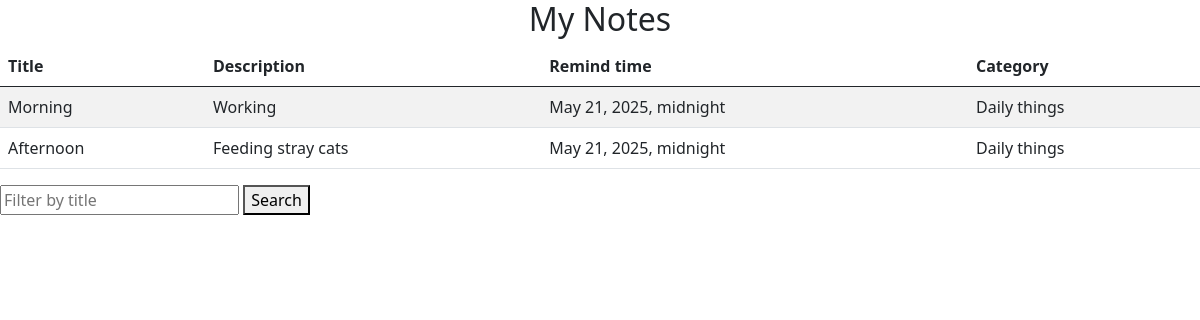
Before: /notes/ with the older database file.
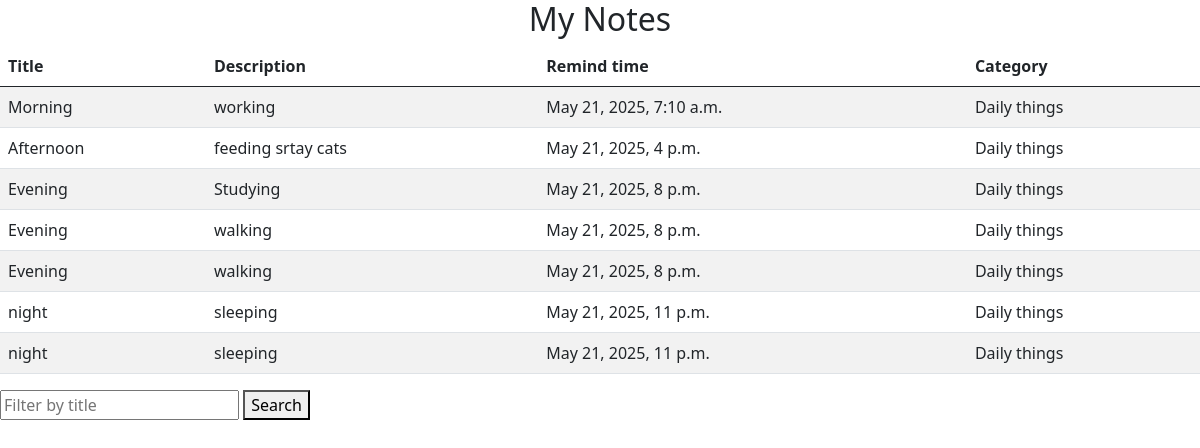
After: the same page with the newer database file.
### notes/models.py (models this page shows, shortened)
class Note(models.Model):
    title = models.CharField(max_length=50)
    text = models.CharField(max_length=200)
    reminder = models.DateTimeField(default=timezone.now)
    category = models.ForeignKey(Category, on_delete=models.CASCADE, related_name='notes')

class Category(models.Model):
    title = models.CharField(max_length=50)
    def __str__(self):
        return f"{self.title}"

### notes/views.py (the view)
# urls.py: path('notes/', note_list),
def note_list(request):
    notes = Note.objects.all().select_related("category")
    return render(request, 'my_notes.html', {'notes': notes})

### templates/my_notes.html (shortened to what this page needs)
{% load static %}
<!DOCTYPE html>
<html lang="en">
<head>
    <link href="https://cdn.jsdelivr.net/npm/bootstrap@5.0.2/dist/css/bootstrap.min.css" rel="stylesheet"
>
    <link rel="stylesheet" href="{% static 'css/styles.css' %}">
</head>
<body>
<div class="container-inner">
        <h2>My Notes</h2>
        <table class="table table-striped">
            <thead>
            <tr>
                <th>Title</th>
                <th>Description</th>
                <th>Remind time</th>
                <th>Category</th>
            </tr>
            </thead>
            {% for note in notes %}
            <tr>
                <td>{{note.title}}</td>
                <td>{{note.text}}</td>
                <td>{{note.reminder}}</td>
                <td>{{note.category}}</td>
            </tr>
            {% endfor %}
        </table>
</div>
<form>
    <input type="text" name="search" placeholder="Filter by title">
    <button type="submit">Search</button>
</form>
</body>
</html>

### static/css/styles.css (style rules this page uses)
.container-inner { display: flex; align-items: center; justify-content: center; flex-direction: column; width: 100%; }
h2 { text-align: center; }

Changed rows visible on the page:
changed Note "Morning": text "Working" → "working"; reminder "May 21, 2025, midnight" → "May 21, 2025, 7:10 a.m."
changed Note "Afternoon": text "Feeding stray cats" → "feeding srtay cats"; reminder "May 21, 2025, midnight" → "May 21, 2025, 4 p.m."
added Note: title "Evening", text "Studying", reminder "May 21, 2025, 8 p.m.", category "Daily things"
added Note: title "Evening", text "walking", reminder "May 21, 2025, 8 p.m.", category "Daily things"
added Note: title "Evening", text "walking", reminder "May 21, 2025, 8 p.m.", category "Daily things"
added Note: title "night", text "sleeping", reminder "May 21, 2025, 11 p.m.", category "Daily things"
added Note: title "night", text "sleeping", reminder "May 21, 2025, 11 p.m.", category "Daily things"
